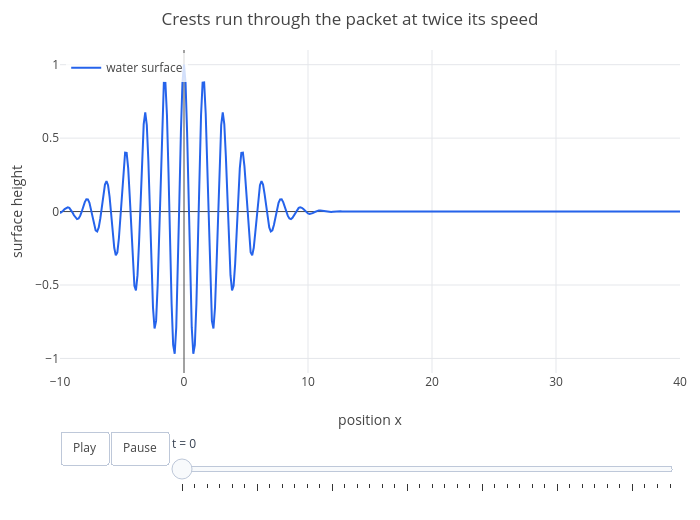

Notebook code cell kept with this figure:
### Markdown cell above
In 80 time units the packet moved about 20, at $v_g = \tfrac12\sqrt{g/k_0} = 0.25$, and spread a little: its long waves
ran ahead and its short ones fell behind, so it is wider and lower. The crests inside move twice as fast. Play it to see crests appear at the
back, run forward through the packet, and vanish at the front:

### Code cell
p = animate(u, x, -10, 40, t, 0, 100, 40);
p = legend(p, "water surface");
labels(title(p, "Crests run through the packet at twice its speed"), "position x", "surface height")

### Figure 1 — Plotly figure (JSON) as saved in the notebook; plotly's stock layout.template omitted (floating-point values rounded to 4 significant figures; data arrays with more than 128 entries replaced by an {"elided": "..."} marker saying what was removed)
{"data": [{"line": {"color": "#2563eb", "width": 2}, "mode": "lines", "name": "water surface", "type": "scatter", "x": {"elided": "402 float values"}, "y": {"elided": "402 float values"}}], "layout": {"height": 520, "legend": {"bgcolor": "rgba(255,255,255,0.8)", "x": 0.01, "xanchor": "left", "y": 0.99, "yanchor": "top"}, "margin": {"b": 140, "l": 60, "r": 20, "t": 50}, "showlegend": true, "sliders": [{"currentvalue": {"font": {"color": "#374151"}, "visible": true}, "font": {"color": "rgba(0,0,0,0)"}, "len": 0.82, "steps": [{"args": [["0"], {"frame": {"duration": 0, "redraw": false}, "mode": "immediate", "transition": {"duration": 0}}], "label": "t = 0", "method": "animate"}, {"args": [["1"], {"frame": {"duration": 0, "redraw": false}, "mode": "immediate", "transition": {"duration": 0}}], "label": "t = 2.564", "method": "animate"}, {"args": [["2"], {"frame": {"duration": 0, "redraw": false}, "mode": "immediate", "transition": {"duration": 0}}], "label": "t = 5.128", "method": "animate"}, {"args": [["3"], {"frame": {"duration": 0, "redraw": false}, "mode": "immediate", "transition": {"duration": 0}}], "label": "t = 7.692", "method": "animate"}, {"args": [["4"], {"frame": {"duration": 0, "redraw": false}, "mode": "immediate", "transition": {"duration": 0}}], "label": "t = 10.256", "method": "animate"}, {"args": [["5"], {"frame": {"duration": 0, "redraw": false}, "mode": "immediate", "transition": {"duration": 0}}], "label": "t = 12.821", "method": "animate"}, {"args": [["6"], {"frame": {"duration": 0, "redraw": false}, "mode": "immediate", "transition": {"duration": 0}}], "label": "t = 15.385", "method": "animate"}, {"args": [["7"], {"frame": {"duration": 0, "redraw": false}, "mode": "immediate", "transition": {"duration": 0}}], "label": "t = 17.949", "method": "animate"}, {"args": [["8"], {"frame": {"duration": 0, "redraw": false}, "mode": "immediate", "transition": {"duration": 0}}], "label": "t = 20.513", "method": "animate"}, {"args": [["9"], {"frame": {"duration": 0, "redraw": false}, "mode": "immediate", "transition": {"duration": 0}}], "label": "t = 23.077", "method": "animate"}, {"args": [["10"], {"frame": {"duration": 0, "redraw": false}, "mode": "immediate", "transition": {"duration": 0}}], "label": "t = 25.641", "method": "animate"}, {"args": [["11"], {"frame": {"duration": 0, "redraw": false}, "mode": "immediate", "transition": {"duration": 0}}], "label": "t = 28.205", "method": "animate"}, {"args": [["12"], {"frame": {"duration": 0, "redraw": false}, "mode": "immediate", "transition": {"duration": 0}}], "label": "t = 30.769", "method": "animate"}, {"args": [["13"], {"frame": {"duration": 0, "redraw": false}, "mode": "immediate", "transition": {"duration": 0}}], "label": "t = 33.333", "method": "animate"}, {"args": [["14"], {"frame": {"duration": 0, "redraw": false}, "mode": "immediate", "transition": {"duration": 0}}], "label": "t = 35.897", "method": "animate"}, {"args": [["15"], {"frame": {"duration": 0, "redraw": false}, "mode": "immediate", "transition": {"duration": 0}}], "label": "t = 38.462", "method": "animate"}, {"args": [["16"], {"frame": {"duration": 0, "redraw": false}, "mode": "immediate", "transition": {"duration": 0}}], "label": "t = 41.026", "method": "animate"}, {"args": [["17"], {"frame": {"duration": 0, "redraw": false}, "mode": "immediate", "transition": {"duration": 0}}], "label": "t = 43.59", "method": "animate"}, {"args": [["18"], {"frame": {"duration": 0, "redraw": false}, "mode": "immediate", "transition": {"duration": 0}}], "label": "t = 46.154", "method": "animate"}, {"args": [["19"], {"frame": {"duration": 0, "redraw": false}, "mode": "immediate", "transition": {"duration": 0}}], "label": "t = 48.718", "method": "animate"}, {"args": [["20"], {"frame": {"duration": 0, "redraw": false}, "mode": "immediate", "transition": {"duration": 0}}], "label": "t = 51.282", "method": "animate"}, {"args": [["21"], {"frame": {"duration": 0, "redraw": false}, "mode": "immediate", "transition": {"duration": 0}}], "label": "t = 53.846", "method": "animate"}, {"args": [["22"], {"frame": {"duration": 0, "redraw": false}, "mode": "immediate", "transition": {"duration": 0}}], "label": "t = 56.41", "method": "animate"}, {"args": [["23"], {"frame": {"duration": 0, "redraw": false}, "mode": "immediate", "transition": {"duration": 0}}], "label": "t = 58.974", "method": "animate"}, {"args": [["24"], {"frame": {"duration": 0, "redraw": false}, "mode": "immediate", "transition": {"duration": 0}}], "label": "t = 61.538", "method": "animate"}, {"args": [["25"], {"frame": {"duration": 0, "redraw": false}, "mode": "immediate", "transition": {"duration": 0}}], "label": "t = 64.103", "method": "animate"}, {"args": [["26"], {"frame": {"duration": 0, "redraw": false}, "mode": "immediate", "transition": {"duration": 0}}], "label": "t = 66.667", "method": "animate"}, {"args": [["27"], {"frame": {"duration": 0, "redraw": false}, "mode": "immediate", "transition": {"duration": 0}}], "label": "t = 69.231", "method": "animate"}, {"args": [["28"], {"frame": {"duration": 0, "redraw": false}, "mode": "immediate", "transition": {"duration": 0}}], "label": "t = 71.795", "method": "animate"}, {"args": [["29"], {"frame": {"duration": 0, "redraw": false}, "mode": "immediate", "transition": {"duration": 0}}], "label": "t = 74.359", "method": "animate"}, {"args": [["30"], {"frame": {"duration": 0, "redraw": false}, "mode": "immediate", "transition": {"duration": 0}}], "label": "t = 76.923", "method": "animate"}, {"args": [["31"], {"frame": {"duration": 0, "redraw": false}, "mode": "immediate", "transition": {"duration": 0}}], "label": "t = 79.487", "method": "animate"}, {"args": [["32"], {"frame": {"duration": 0, "redraw": false}, "mode": "immediate", "transition": {"duration": 0}}], "label": "t = 82.051", "method": "animate"}, {"args": [["33"], {"frame": {"duration": 0, "redraw": false}, "mode": "immediate", "transition": {"duration": 0}}], "label": "t = 84.615", "method": "animate"}, {"args": [["34"], {"frame": {"duration": 0, "redraw": false}, "mode": "immediate", "transition": {"duration": 0}}], "label": "t = 87.179", "method": "animate"}, {"args": [["35"], {"frame": {"duration": 0, "redraw": false}, "mode": "immediate", "transition": {"duration": 0}}], "label": "t = 89.744", "method": "animate"}, {"args": [["36"], {"frame": {"duration": 0, "redraw": false}, "mode": "immediate", "transition": {"duration": 0}}], "label": "t = 92.308", "method": "animate"}, {"args": [["37"], {"frame": {"duration": 0, "redraw": false}, "mode": "immediate", "transition": {"duration": 0}}], "label": "t = 94.872", "method": "animate"}, {"args": [["38"], {"frame": {"duration": 0, "redraw": false}, "mode": "immediate", "transition": {"duration": 0}}], "label": "t = 97.436", "method": "animate"}, {"args": [["39"], {"frame": {"duration": 0, "redraw": false}, "mode": "immediate", "transition": {"duration": 0}}], "label": "t = 100", "method": "animate"}], "x": 0.18, "y": -0.12}], "title": {"text": "Crests run through the packet at twice its speed"}, "updatemenus": [{"buttons": [{"args": [null, {"frame": {"duration": 40, "redraw": false}, "fromcurrent": true, "transition": {"duration": 0}}], "label": "Play", "method": "animate"}, {"args": [[null], {"frame": {"duration": 0, "redraw": false}, "mode": "immediate", "transition": {"duration": 0}}], "label": "Pause", "method": "animate"}], "direction": "left", "showactive": false, "type": "buttons", "x": 0, "xanchor": "left", "y": -0.18, "yanchor": "top"}], "width": 700, "xaxis": {"autorange": false, "range": [-10, 40], "title": {"text": "position x"}, "zeroline": true}, "yaxis": {"range": [-1.099, 1.1], "title": {"text": "surface height"}, "zeroline": true}}}
